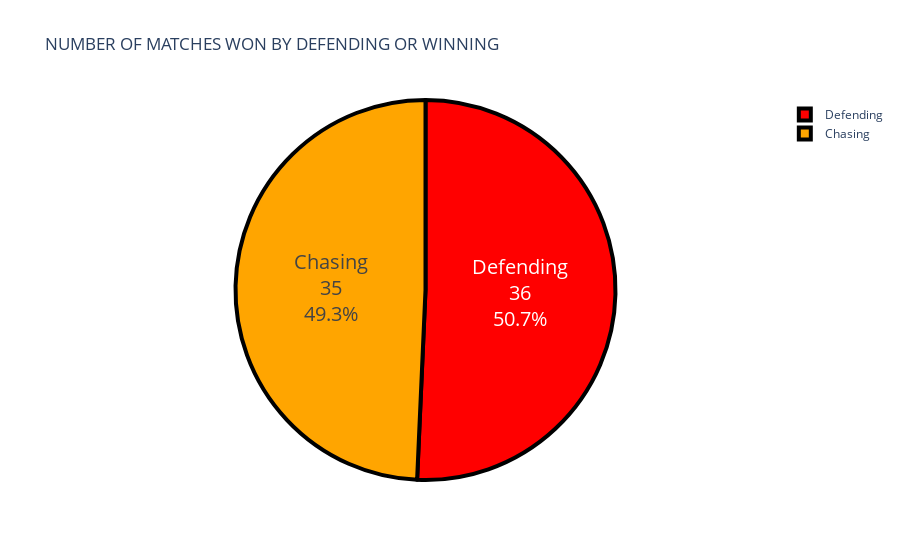

The cell this chart's notebook holds for it:
### Markdown cell above
# NOW CREATING A GRAPH FOR THE TEAMS WON BY CHASING OR DEFENDING

### Code cell
data["won_by"]=data["won_by"].map({"Wickets":"Chasing",
                                  "Runs":"Defending"})
won_by=data["won_by"].value_counts() #here it takes two things one is name(Defending or Chasing) and second is there count
label=won_by.index # It gives the name to label variable
counts=won_by.values # It gives the count of NAMES (DEFEND OR CHASE) to the varibale counts

colors=["red","orange"]

figure=go.Figure(data=[go.Pie( labels=label, values=counts)])
figure.update_layout(title="NUMBER OF MATCHES WON BY DEFENDING OR WINNING")
figure.update_traces(hoverinfo="label+percent",textfont_size=20,textinfo="label+percent+value",marker=dict(colors=colors, 
                                                                                              line=dict(color="black",width=4)))
figure.show()

### Figure 1 — Plotly figure (JSON) as saved in the notebook; plotly's stock layout.template omitted (floating-point values rounded to 4 significant figures)
{"data": [{"hoverinfo": "label+percent", "labels": ["Defending", "Chasing"], "marker": {"colors": ["red", "orange"], "line": {"color": "black", "width": 4}}, "textfont": {"size": 20}, "textinfo": "label+percent+value", "type": "pie", "values": [36, 35]}], "layout": {"autosize": true, "title": {"text": "NUMBER OF MATCHES WON BY DEFENDING OR WINNING"}}}
